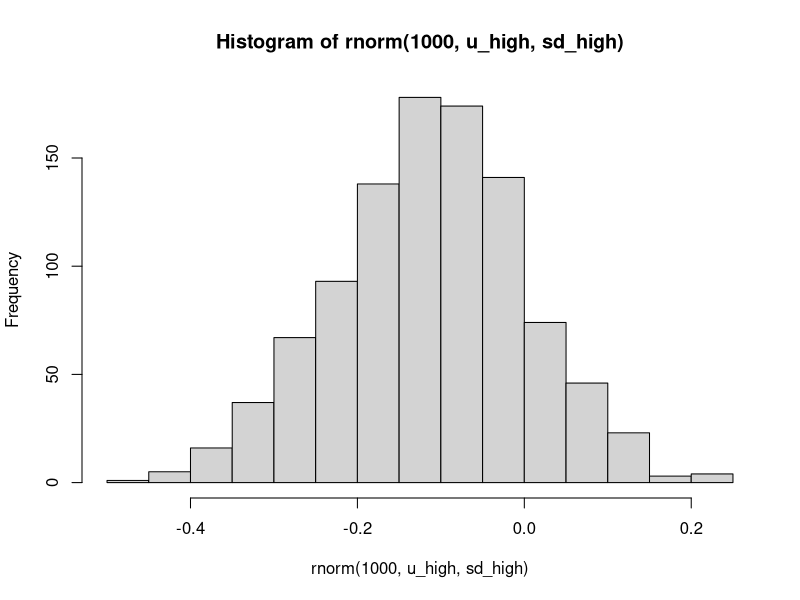
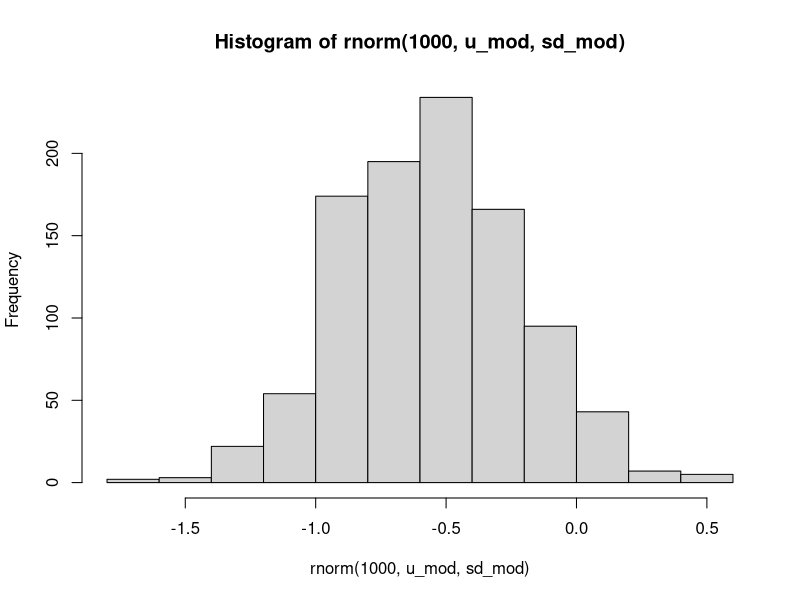
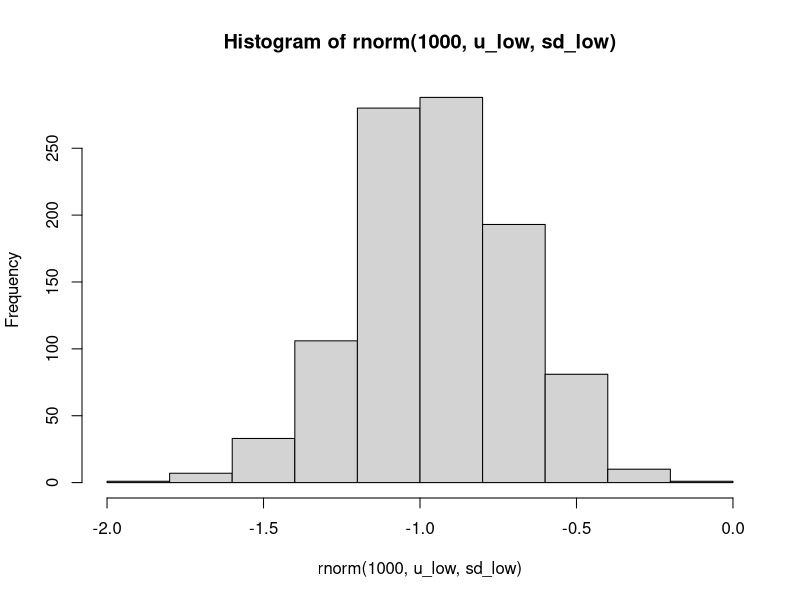

Recreate these plots in R, in order. (Note: this script raises an error after producing the figures.)
# Based on Turner model (https://www.ncbi.nlm.nih.gov/pmc/articles/PMC2667303/)


# Lower and upper should capture a 67% confidence interval, i.e. belief that
# true bias adjustment is twice as likely to be in the interval than outside it
# If any estimates fall on right side of line (upper or both upper and lower)
# then take log(1/est) instead of log(est)
# High quality obs trials

lower_high = 0.8
upper_high = 1

u_high = (log(lower_high) + log(upper_high))/2
sd_high = (log(upper_high) - log(lower_high))/2 

hist(rnorm(1000, u_high, sd_high))

# Mod quality obs trials

lower_mod <- 0.4
upper_mod <- 0.8

u_mod = (log(lower_mod) + log(upper_mod))/2
sd_mod = (log(upper_mod) - log(lower_mod))/2

hist(rnorm(1000, u_mod, sd_mod))


# low quality obs trials

lower_low <- 0.3
upper_low <- 0.5

u_low = (log(lower_low) + log(upper_low))/2
sd_low = (log(upper_low) - log(lower_low))/2

hist(rnorm(1000, u_low, sd_low))


ex <- ex %>% mutate(se_wu = case_when(design == "rct" ~ seTE,
                                        design == "obs_high" ~ sqrt(seTE^2 + sd_high^2),
                                        design == "obs_mod" ~ sqrt(seTE^2 + sd_mod^2),
                                        TRUE ~ sqrt(seTE^2 + sd_low^2)),
            
                    te_bi = case_when(design == "rct" ~ TE + 0,
                                      design == "obs_high" ~ TE + u_high*-1,
                                      design == "obs_mod" ~ TE + u_mod*-1,
                                      TRUE ~ TE + u_low*-1),
                    var_wu = se_wu^2)

